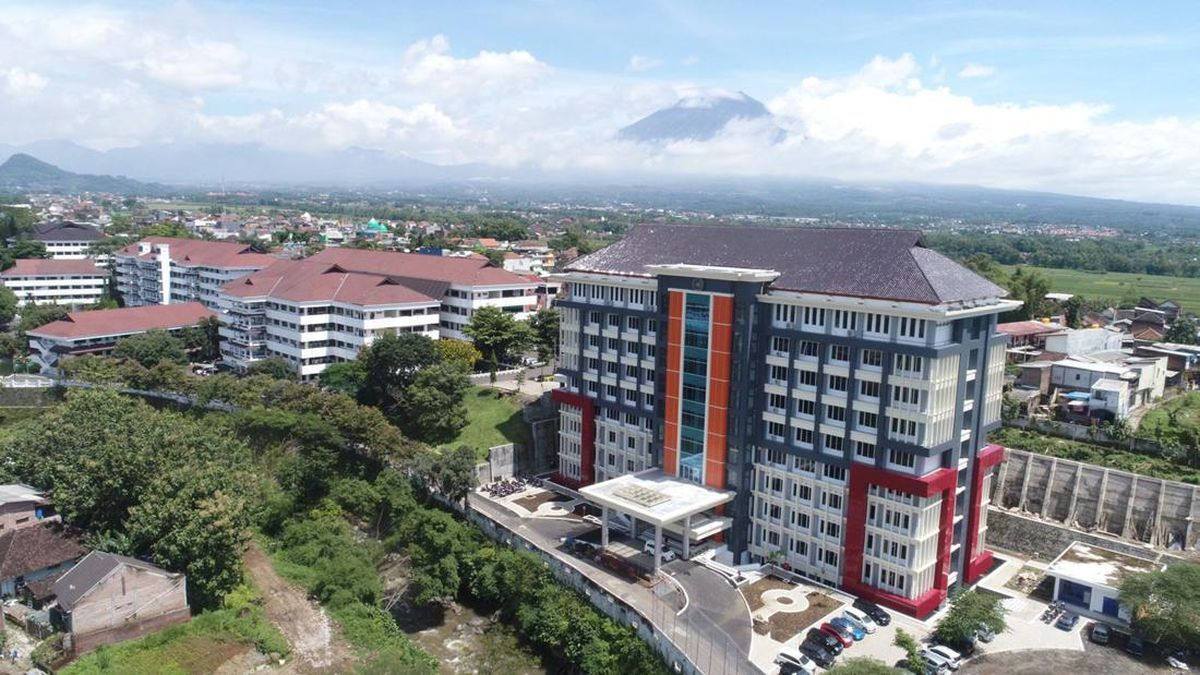
#> input picture Modul 6/Kegiatan1/Background/UMMbg.jpg, 1200 x 675 px, found by its file name
$ python Percobaan1.py
#> lines starting #> are read from the running program, lines starting #| are printed output that depends on the picture
from PIL import Image, ImageDraw, ImageFont

gambarku = Image.open("C:/Users/Zulvikar Harist/Documents/Kuliah/SEMESTER 5/Pem. Fungsional/Modul 6/Kegiatan1/Background/UMMbg.jpg")
#> gambarku is the input picture: PIL image 1200x675 RGB; mean R, G, B 139.9, 146.6, 149.5
gambarBW = gambarku.convert("L")
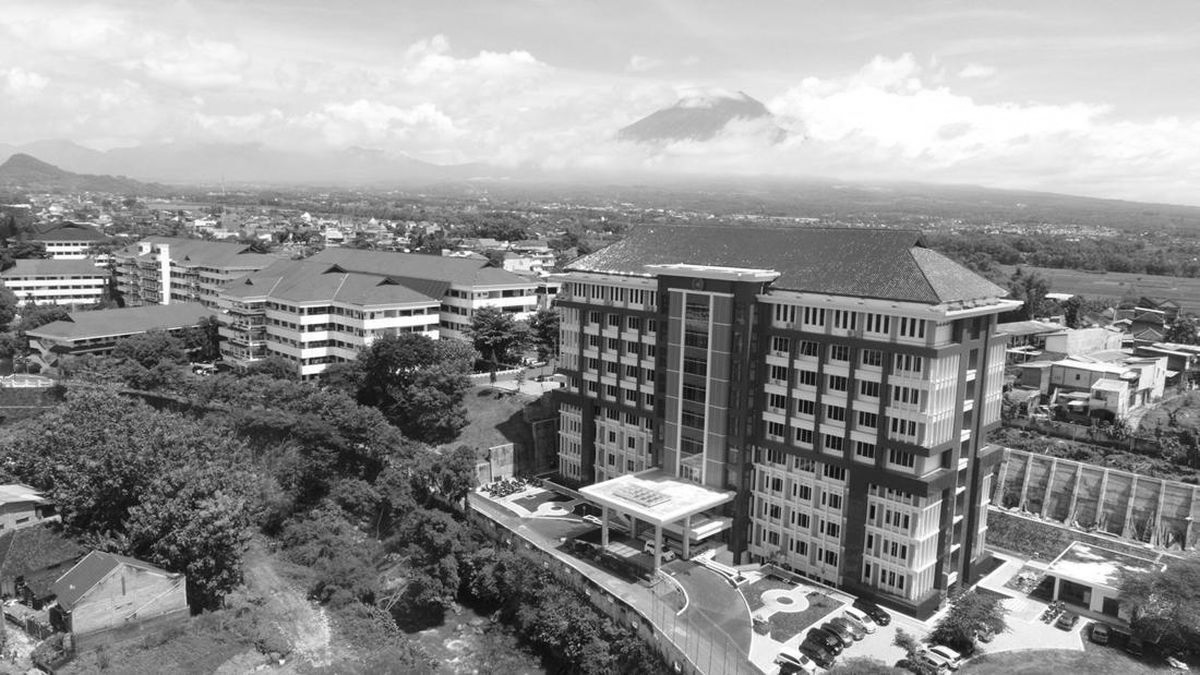
#> gambarBW: PIL image 1200x675 L; min 1, max 255, mean 144.9

draw = ImageDraw.Draw(gambarBW)
font_path = r"C:\Users\Zulvikar Harist\Documents\Kuliah\SEMESTER 5\Pem. Fungsional\Modul 6\Kegiatan1\Arial.ttf"
ukuran_font = 24

try:
    font = ImageFont.truetype(font_path, ukuran_font)
except IOError:
    print(f"Error loading font from {font_path}")
    font = ImageFont.load_default()

teks = "Nama : Zulvikar Harist\n NIM    : 202110370311033"

# membentuk ukuran kotak pembatas teks menggunakan objek font
kotak_teks = draw.textbbox((0, 0), teks, font=font)
#> kotak_teks = (0, 5, 329, 50)
lebar_teks, tinggi_teks = kotak_teks[2] - kotak_teks[0], kotak_teks[3] - kotak_teks[1]
#> lebar_teks = 329; tinggi_teks = 45

# digunakan mengatur letak posisi teks
tengah_x = (gambarku.width - lebar_teks) // 2
#> tengah_x = 435
tengah_y = (gambarku.height - tinggi_teks) // 20
#> tengah_y = 31

draw.text((tengah_x, tengah_y), teks, font=font)

gambarBW.save("percobaan_satu.jpg")
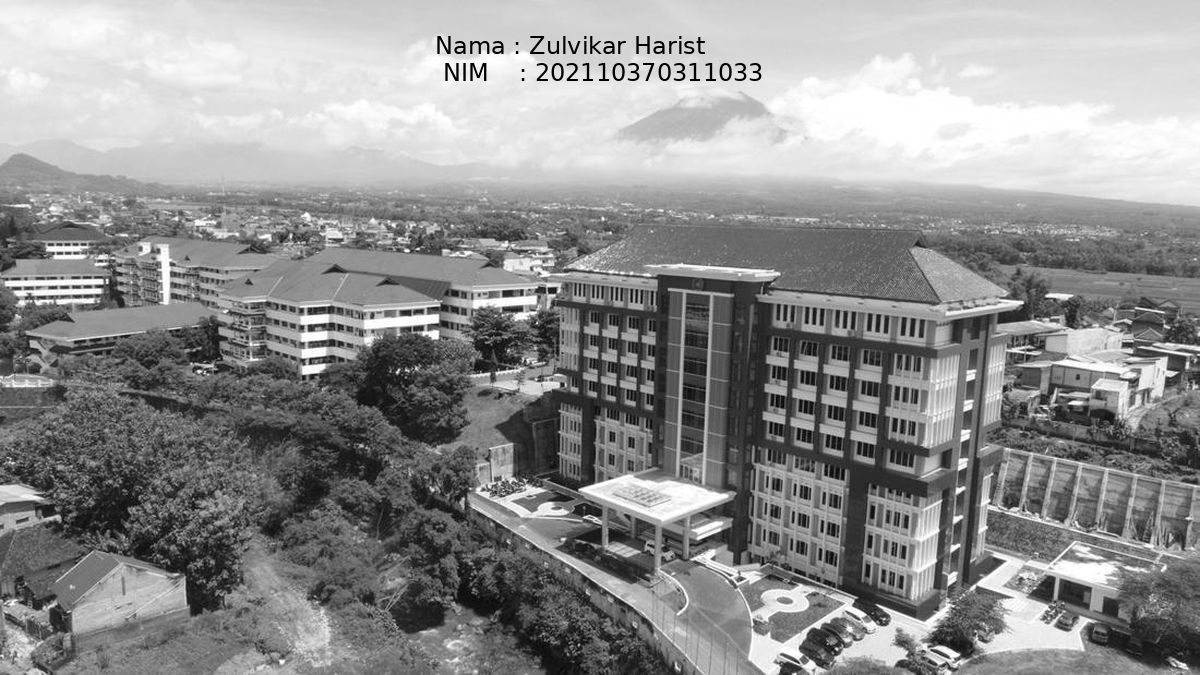
#> saved as percobaan_satu.jpg: PIL image 1200x675 L; min 0, max 255, mean 144.2
gambarBW.show()
